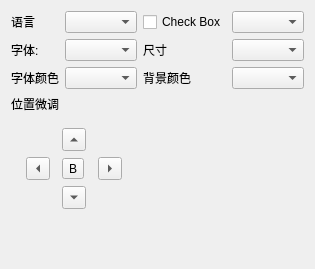
         <widget class="QWidget" name="sub_lang_2_1">
          <attribute name="title">
           <string>语言1</string>
          </attribute>
          <layout class="QVBoxLayout" name="verticalLayout_subtab3">
           <item>
            <layout class="QGridLayout" name="gridLayout_subtab_2_1">
             <item row="0" column="0">
              <widget class="QLabel" name="label_lang_2_1">
               <property name="text">
                <string>语言</string>
               </property>
              </widget>
             </item>
             <item row="0" column="1">
              <widget class="QComboBox" name="comboBox_lang_2_1"/>
             </item>
             <item row="0" column="2">
              <widget class="QCheckBox" name="checkBox_subtab_2_1">
               <property name="text">
                <string>Check Box</string>
               </property>
              </widget>
             </item>
             <item row="0" column="3">
              <widget class="QComboBox" name="comboBox_subtab_2_1"/>
             </item>
             <item row="1" column="0">
              <widget class="QLabel" name="label_font_2_1">
               <property name="text">
                <string>字体:</string>
               </property>
              </widget>
             </item>
             <item row="1" column="1">
              <widget class="QComboBox" name="comboBox_font_2_1"/>
             </item>
             <item row="1" column="2">
              <widget class="QLabel" name="label_size_2_1">
               <property name="text">
                <string>尺寸</string>
               </property>
              </widget>
             </item>
             <item row="1" column="3">
              <widget class="QComboBox" name="comboBox_size_2_1"/>
             </item>
             <item row="2" column="0">
              <widget class="QLabel" name="label_font_color_2_1">
               <property name="text">
                <string>字体颜色</string>
               </property>
              </widget>
             </item>
             <item row="2" column="1">
              <widget class="QComboBox" name="comboBox_font_color_2_1"/>
             </item>
             <item row="2" column="2">
              <widget class="QLabel" name="label_bg_color_2_1">
               <property name="text">
                <string>背景颜色</string>
               </property>
              </widget>
             </item>
             <item row="2" column="3">
              <widget class="QComboBox" name="comboBox_bg_color_2_1"/>
             </item>
             <item row="3" column="0">
              <widget class="QLabel" name="label_position_2_1">
               <property name="text">
                <string>位置微调</string>
               </property>
              </widget>
             </item>
             <item row="4" column="0" colspan="2">
              <widget class="QFrame" name="frame_dpad_2_1">
               <property name="frameShape">
                <enum>QFrame::Shape::NoFrame</enum>
               </property>
               <property name="frameShadow">
                <enum>QFrame::Shadow::Plain</enum>
               </property>
               <layout class="QGridLayout" name="gridLayout_dpad_2_1">
                <item row="0" column="1">
                 <widget class="QToolButton" name="toolButton_up_2_1">
                  <property name="text">
                   <string>▲</string>
                  </property>
                  <property name="arrowType">
                   <enum>Qt::ArrowType::UpArrow</enum>
                  </property>
                 </widget>
                </item>
                <item row="1" column="0">
                 <widget class="QToolButton" name="toolButton_left_2_1">
                  <property name="text">
                   <string>◄</string>
                  </property>
                  <property name="arrowType">
                   <enum>Qt::ArrowType::LeftArrow</enum>
                  </property>
                 </widget>
                </item>
                <item row="1" column="1">
                 <widget class="QToolButton" name="toolButton_center_2_1">
                  <property name="text">
                   <string>B</string>
                  </property>
                 </widget>
                </item>
                <item row="1" column="2">
                 <widget class="QToolButton" name="toolButton_right_2_1">
                  <property name="text">
                   <string>►</string>
                  </property>
                  <property name="arrowType">
                   <enum>Qt::ArrowType::RightArrow</enum>
                  </property>
                 </widget>
                </item>
                <item row="2" column="1">
                 <widget class="QToolButton" name="toolButton_down_2_1">
                  <property name="text">
                   <string>▼</string>
                  </property>
                  <property name="arrowType">
                   <enum>Qt::ArrowType::DownArrow</enum>
                  </property>
                 </widget>
                </item>
               </layout>
              </widget>
             </item>
            </layout>
           </item>
           <item>
            <spacer name="verticalSpacer_subtab_2_1">
             <property name="orientation">
              <enum>Qt::Orientation::Vertical</enum>
             </property>
             <property name="sizeHint" stdset="0">
              <size>
               <width>20</width>
               <height>40</height>
              </size>
             </property>
            </spacer>
           </item>
          </layout>
         </widget>
